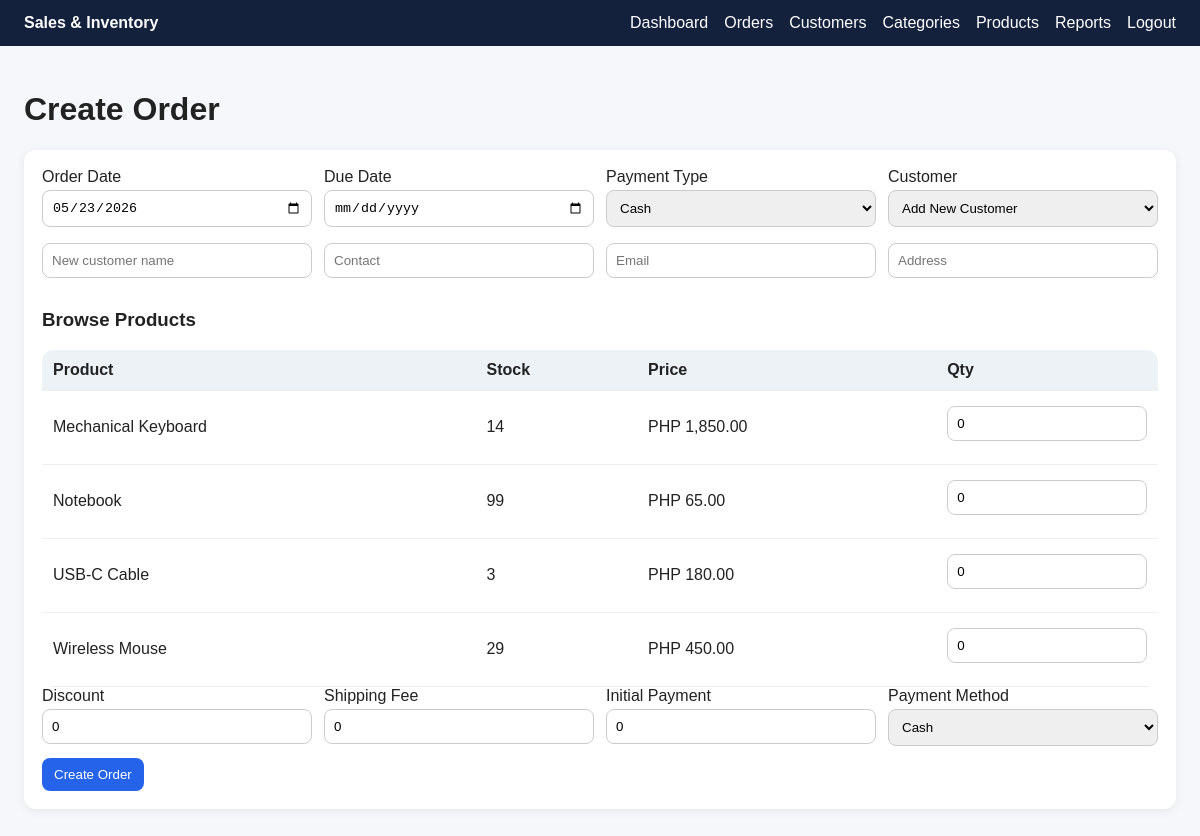
Page /modules/orders/create.php (signed in) on the committed database.
### tables this page shows
CREATE TABLE IF NOT EXISTS `products` (
  `id` int NOT NULL AUTO_INCREMENT,
  `sku` varchar(60) NOT NULL,
  `product_name` varchar(150) NOT NULL,
  `category_id` int NOT NULL,
  `stock_on_hand` int NOT NULL DEFAULT '0',
  `low_stock_alert` int NOT NULL DEFAULT '5',
  `price` decimal(12,2) NOT NULL DEFAULT '0.00',
  `cost_per_item` decimal(12,2) NOT NULL DEFAULT '0.00',
  `product_photo` varchar(255) DEFAULT NULL,
  `status` enum('Active','Inactive') DEFAULT 'Active',
  `created_at` timestamp NULL DEFAULT CURRENT_TIMESTAMP,
  PRIMARY KEY (`id`),
  UNIQUE KEY `sku` (`sku`),
  KEY `category_id` (`category_id`)
);

### includes/functions.php (called while the page is built, shortened)
<?php
function e($value)
{
    return htmlspecialchars((string) $value, ENT_QUOTES, 'UTF-8');
}
function money($n)
{
    return 'PHP ' . number_format((float) $n, 2);
}
?>

### modules/orders/create.php (the view, shortened to what this page needs)
<?php require_once '../../config/database.php';
require_once '../../includes/functions.php';
$customers = $pdo->query('SELECT * FROM customers ORDER BY name')->fetchAll();
$products = $pdo->query("SELECT * FROM products WHERE status='Active' ORDER BY product_name")->fetchAll();
include '../../includes/header.php'; ?>
<h1>Create Order</h1><?php if (!empty($error)): ?>
  <div class="card low"><?= e($error) ?></div><?php endif; ?>
<form method="post" class="card">
  <div class="row">
    <div><label>Order Date</label><input type="date" name="order_date" required value="<?= date('Y-m-d') ?>"></div>
    <div><label>Due Date</label><input type="date" name="due_date"></div>
    <div><label>Payment Type</label><select name="payment_type">
        <option>Cash</option>
      </select></div>
    <div><label>Customer</label><select name="customer_id" id="customer">
        <option value="new">Add New Customer</option><?php foreach ($customers as $c): ?>
          <option value="<?= $c['id'] ?>"><?= e($c['name']) ?></option><?php endforeach; ?>
      </select></div>
  </div>
  <div class="row"><input name="new_name" placeholder="New customer name"><input name="new_contact"
      placeholder="Contact"><input name="new_email" placeholder="Email"><input name="new_address" placeholder="Address">
  </div>
  <h3>Browse Products</h3>
  <table>
    <tr>
      <th>Product</th>
      <th>Stock</th>
      <th>Price</th>
      <th>Qty</th>
    </tr><?php foreach ($products as $p): ?>
      <tr>
        <td><?= e($p['product_name']) ?></td>
        <td><?= e($p['stock_on_hand']) ?></td>
        <td><?= money($p['price']) ?></td>
        <td><input type="number" min="0" max="<?= e($p['stock_on_hand']) ?>" name="items[<?= $p['id'] ?>]" value="0"></td>
      </tr><?php endforeach; ?>
  </table>
  <div class="row">
    <div><label>Discount</label><input type="number" step="0.01" name="discount" value="0"></div>
    <div><label>Shipping Fee</label><input type="number" step="0.01" name="shipping_fee" value="0"></div>
    <div><label>Initial Payment</label><input type="number" step="0.01" name="payment_amount" value="0"></div>
    <div><label>Payment Method</label><select name="payment_method">
        <option>Cash</option>
      </select></div>
  </div><button>Create Order</button>
</form><?php include '../../includes/footer.php'; ?>

### assets/css/style.css (style rules this page uses)
* { box-sizing: border-box }
body { font-family: Arial, sans-serif; margin: 0; background: #f6f7fb; color: #222 }
.card { background: #fff; border-radius: 12px; padding: 18px; margin-bottom: 16px; box-shadow: 0 2px 10px #0001 }
table { width: 100%; border-collapse: collapse; background: #fff; border-radius: 12px; overflow: hidden }
th, td { padding: 11px; border-bottom: 1px solid #eee; text-align: left }
th { background: #edf2f7 }
.btn, button { display: inline-block; padding: 9px 12px; border-radius: 8px; background: #2563eb; color: #fff; text-decoration: none; border: 0; cursor: pointer }
input, select, textarea { width: 100%; padding: 9px; border: 1px solid #ccc; border-radius: 8px; margin: 4px 0 12px }
.row { display: grid; grid-template-columns: repeat(auto-fit, minmax(220px, 1fr)); gap: 12px }

### rows in the picture
products: product_name "Mechanical Keyboard", stock_on_hand "14", price "PHP 1,850.00"
products: product_name "Notebook", stock_on_hand "99", price "PHP 65.00"
products: product_name "USB-C Cable", stock_on_hand "3", price "PHP 180.00"
products: product_name "Wireless Mouse", stock_on_hand "29", price "PHP 450.00"
